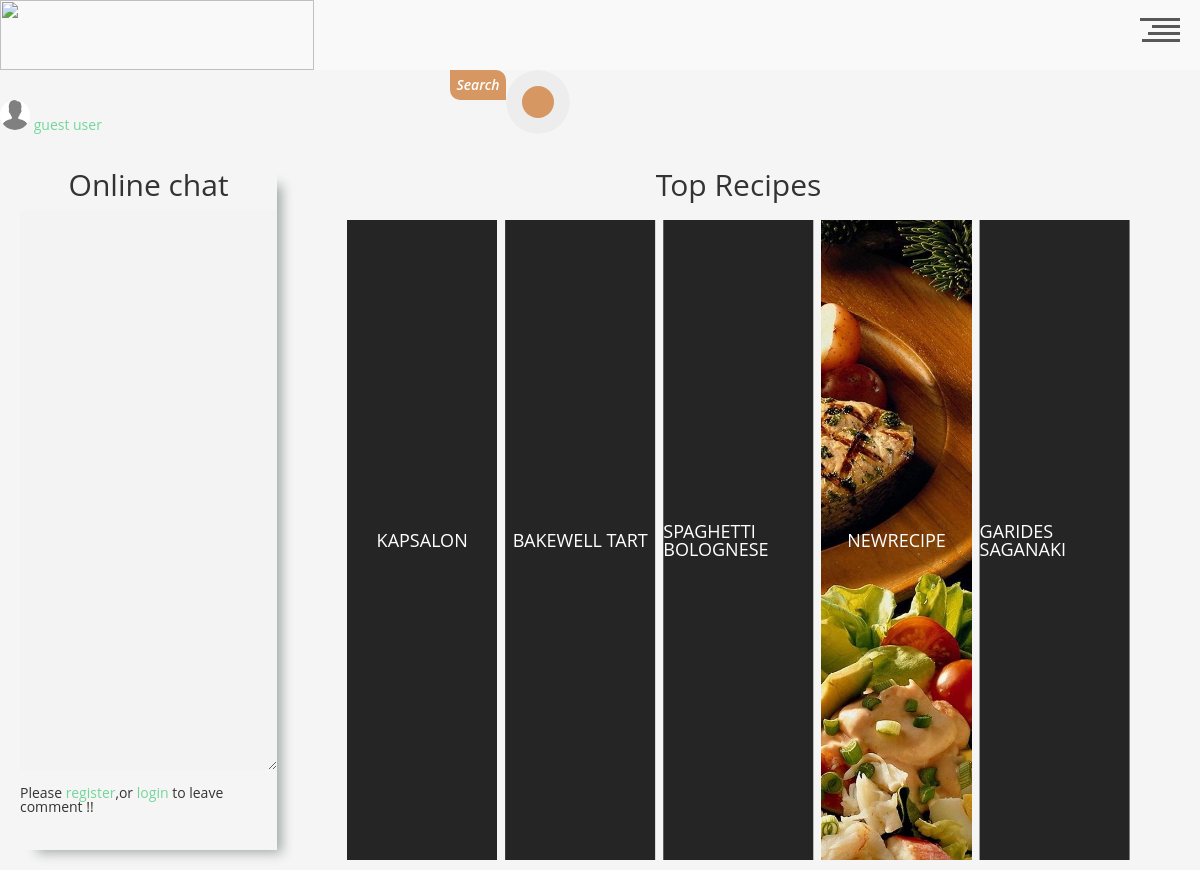
Before: / with the older database file.
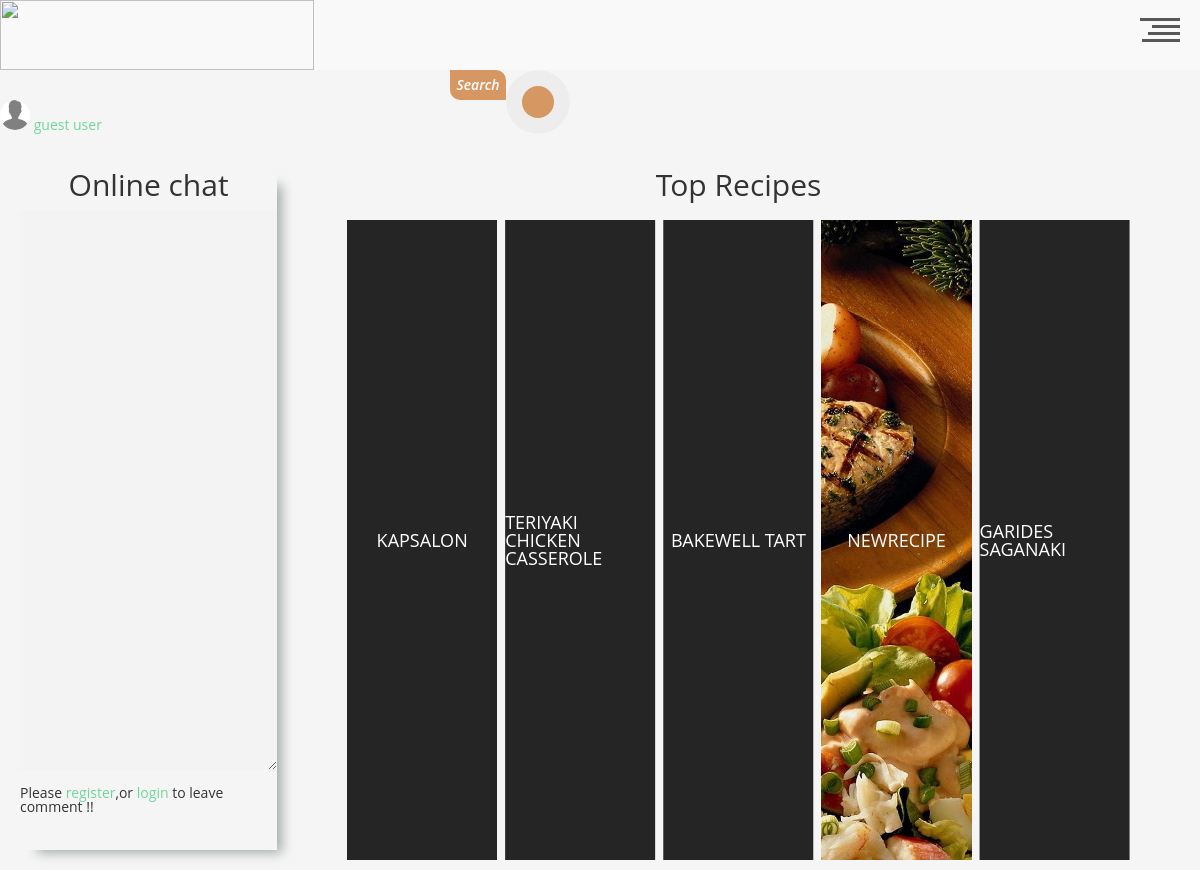
After: the same page with the newer database file.
### app/meals/models.py (models this page shows, shortened)
class Meal(db.Model):
    __tablename__ = 'meal'
    id = Column(Integer, primary_key=True)
    name = Column(String)
    category_id = Column(Integer, ForeignKey('category.id'))
    area_id = Column(Integer, ForeignKey('area.id'))
    author_id = Column(Integer, ForeignKey('user.id'), default=1)
    instructions = Column(String)
    img_link = Column(String, default='default.jpg')
    tags = Column(String)
    video_link = Column(String)
    date_posted = Column(db.DateTime, nullable=False, default=datetime.utcnow)
    area = relationship("Area")
    category = relationship("Category")
    user = relationship("User")

### app/index/routes.py (the view)
@index_bp.route('/')
def index():
    mydict = {}
    for record in User_Favorite.query.all():
        mydict[record.meal_id] = len(User_Favorite.query.
                                     filter_by(meal_id=record.meal_id).all())
    res = dict(sorted(mydict.items(), key=itemgetter(1), reverse=True)[:5])
    tops = Meal.query.filter(Meal.id.in_(list(res.keys()))).all()
    tops = sorted(tops, key=lambda o: list(res.keys()).index(o.id))
    name = 'Guest'
    if current_user.is_authenticated:
        name =  current_user.username
    room =  'main_room'
    session['name'] = name
    session['room'] = room
    name = session.get('name', '')
    room = session.get('room', '')
    return render_template(
        'index_page.html',
        tops=tops,
        name=name,
        room=room)

### app/index/templates/index_page.html (shortened to what this page needs)
{% extends 'base.html' %}
{% block content %}
<link rel="stylesheet" href="{{url_for('index.static',filename='css/index.css') }}">
<link rel="stylesheet" type="text/css" href="{{url_for('index.static',filename='css/emoji/jquery.emojipicker.css') }}">
<div class="main_wrapper" style="display:flex; padding:20px auto;">
<div class='chat_sidebar' style="width:29%; margin-top:100px;">
  <link rel="stylesheet" type="text/css" href="{{url_for('index.static',filename='css/emoji/jquery.emojipicker.a.css') }}">
        <h1 style="font-size:30px;text-align:center;margin-bottom:10px;">Online chat</h1>
        <textarea id="chat" cols="80" rows="40" style="width:100%;" disabled></textarea><br><br>
        {% if current_user.is_authenticated %}
          <input id="text" size="80" placeholder="Enter your message here" style="width:100%; height:55px;"><br><br>
        {% else %}
          <p>Please <a href="{{url_for('users.register')}}">register</a>,or  <a href="{{url_for('users.login')}}">login</a> to leave comment !!</p>
        {% endif %}
</div>
<div class="cont s--inactive" style="width:100%;">
  <h1 style="font-size:30px;text-align:center;margin:20px auto;">Top Recipes</h1>
  <div class="cont__inner">
  {% for rec in range(tops|length)  %}
    <div class="el">
      <div class="el__overflow">
        <div class="el__inner">
          <div class="el__bg" style="background:url('{{tops[rec].img_link}}');background-size: cover"></div>
          <div class="el__preview-cont">
            <h2 class="el__heading">{{tops[rec].name}}</h2>
          </div>
        </div>
      </div>
      <div class="el__index">
        <div class="el__index-front">
        </div>
      </div>
    </div>
  {% endfor %}
  </div>
</div>
</div>
{% endblock content %}

Changed rows visible on the page:
no longer on this page (row edited): Meal: name "SPAGHETTI BOLOGNESE"
now on this page (row edited): Meal: name "TERIYAKI CHICKEN CASSEROLE"
